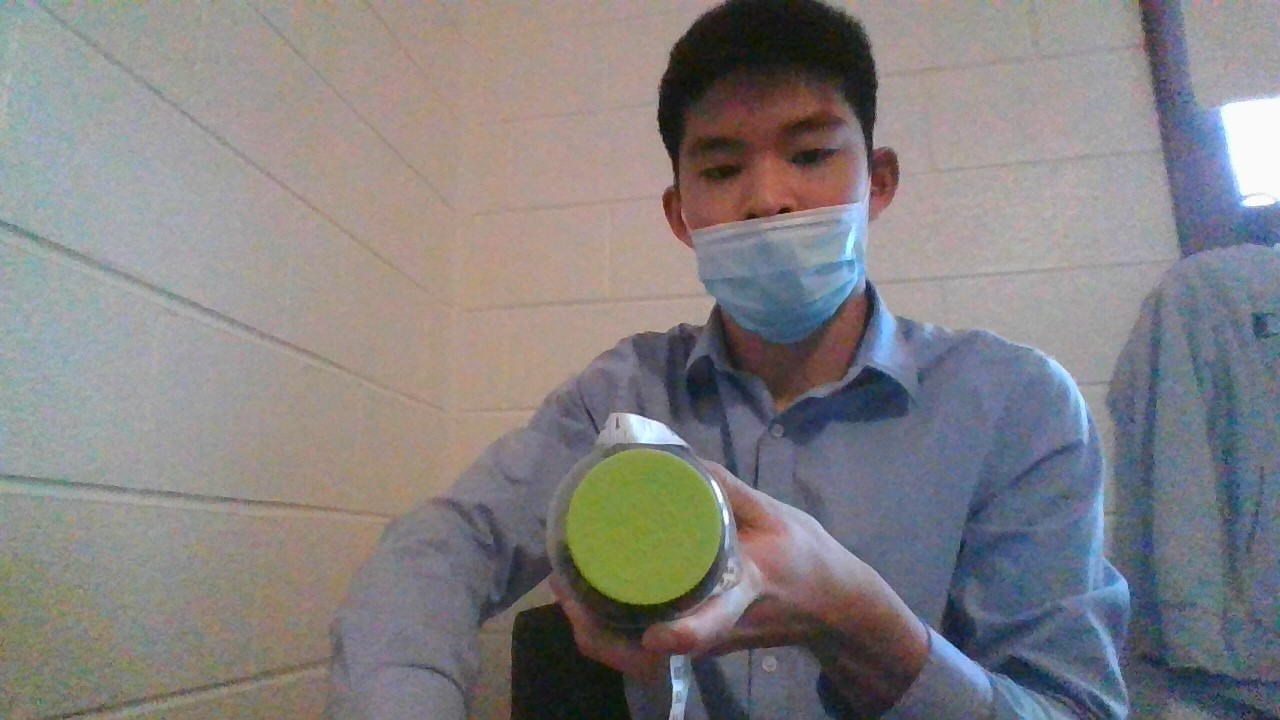
#> input picture image.jpg, 1280 x 720 px, given in place of the camera
$ python goalTracking.py   (older library calls are emulated)
#> lines starting #> are read from the running program, lines starting #| are printed output that depends on the picture; after the words box and inside, x2 and y2 are one past the last pixel; in counts of white or black regions, pixels touching at a corner belong together
from imutils.video import VideoStream
import cv2
import imutils
import numpy as np
vs = VideoStream(src=0).start()

while True:
    frame = vs.read()
#> frame is the input picture: shape (720, 1280, 3); mean B, G, R 130.1, 128.8, 132

    hsv = cv2.cvtColor(frame, cv2.COLOR_BGR2HSV)
#> hsv: shape (720, 1280, 3); mean H, S, V 71.1, 47.3, 143.4

    mask = cv2.inRange(hsv, (36, 25, 25), (70, 255,255))
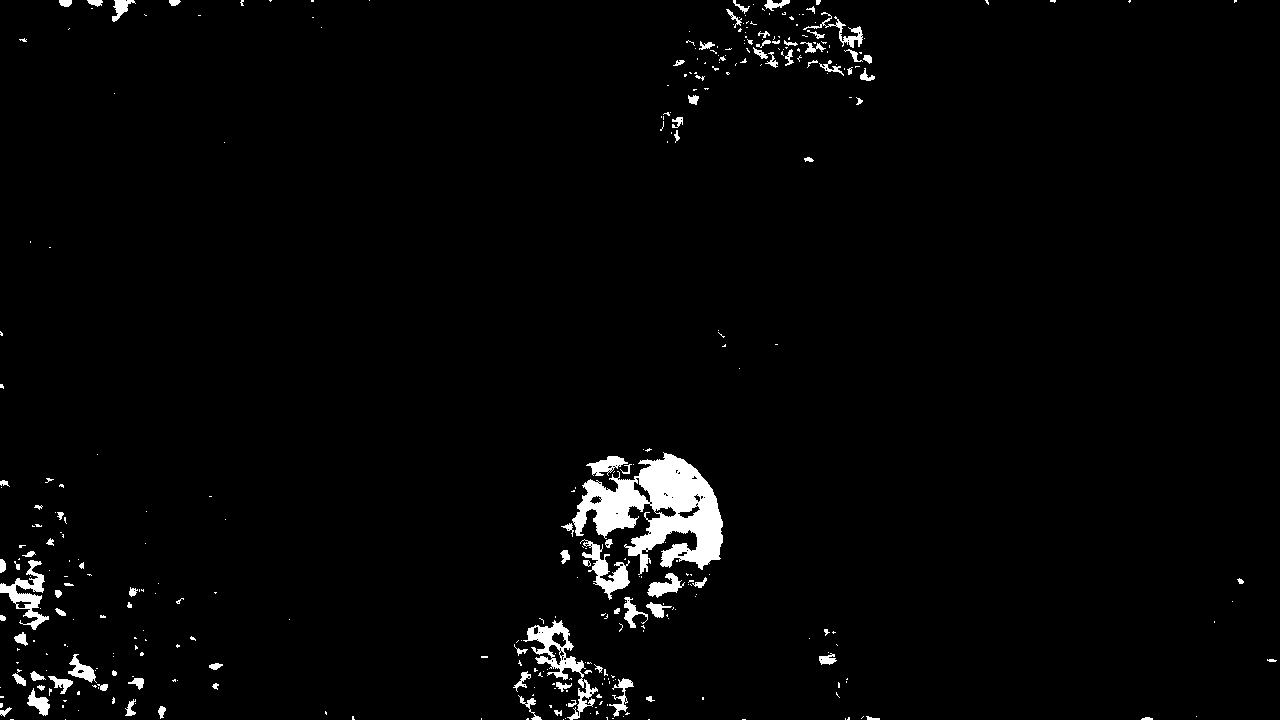
#> mask: shape (720, 1280); 2.3% white; 357 white regions (264 under 20 px), largest, box (x1, y1, x2, y2) and area: (572, 452, 723, 575) 9021, (523, 620, 598, 720) 1689, (0, 560, 49, 630) 1122
    mask = cv2.erode(mask, None, iterations=2)
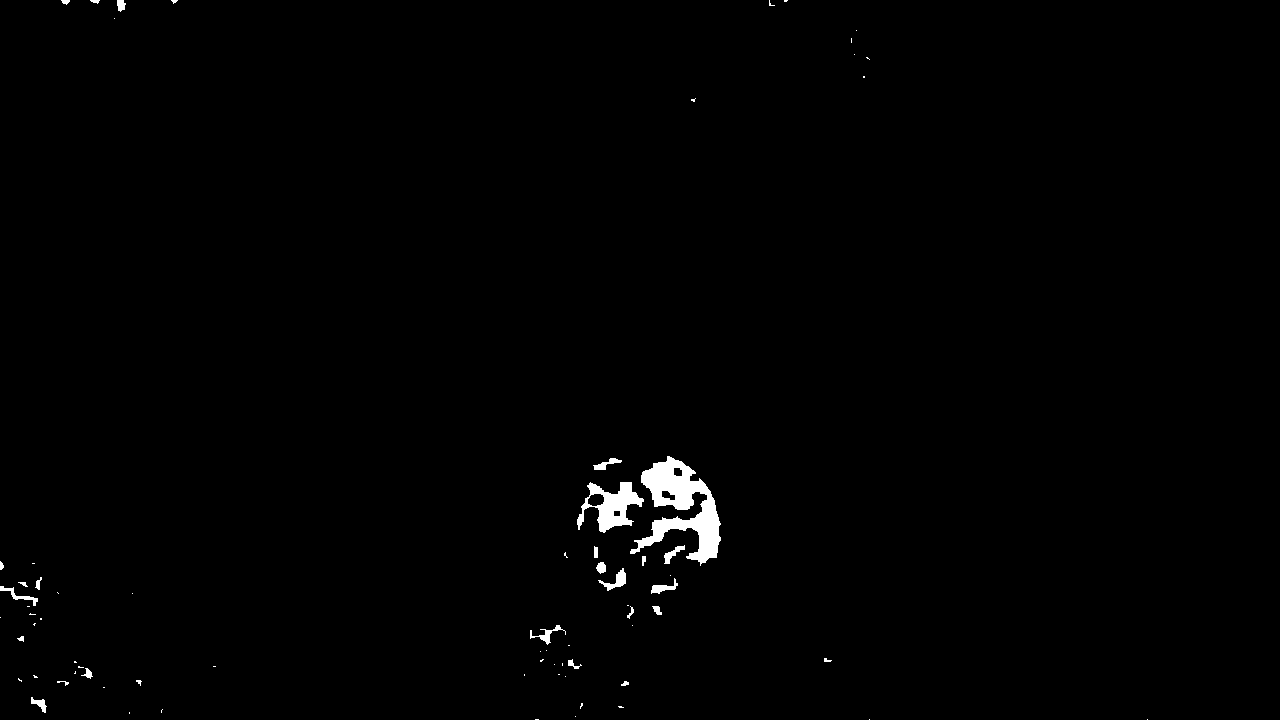
#> mask: shape (720, 1280); 0.84% white; 73 white regions (47 under 20 px), largest, box (x1, y1, x2, y2) and area: (630, 456, 721, 566) 4151, (577, 482, 644, 533) 1537, (598, 568, 626, 591) 226
    mask = cv2.dilate(mask, None, iterations=2)
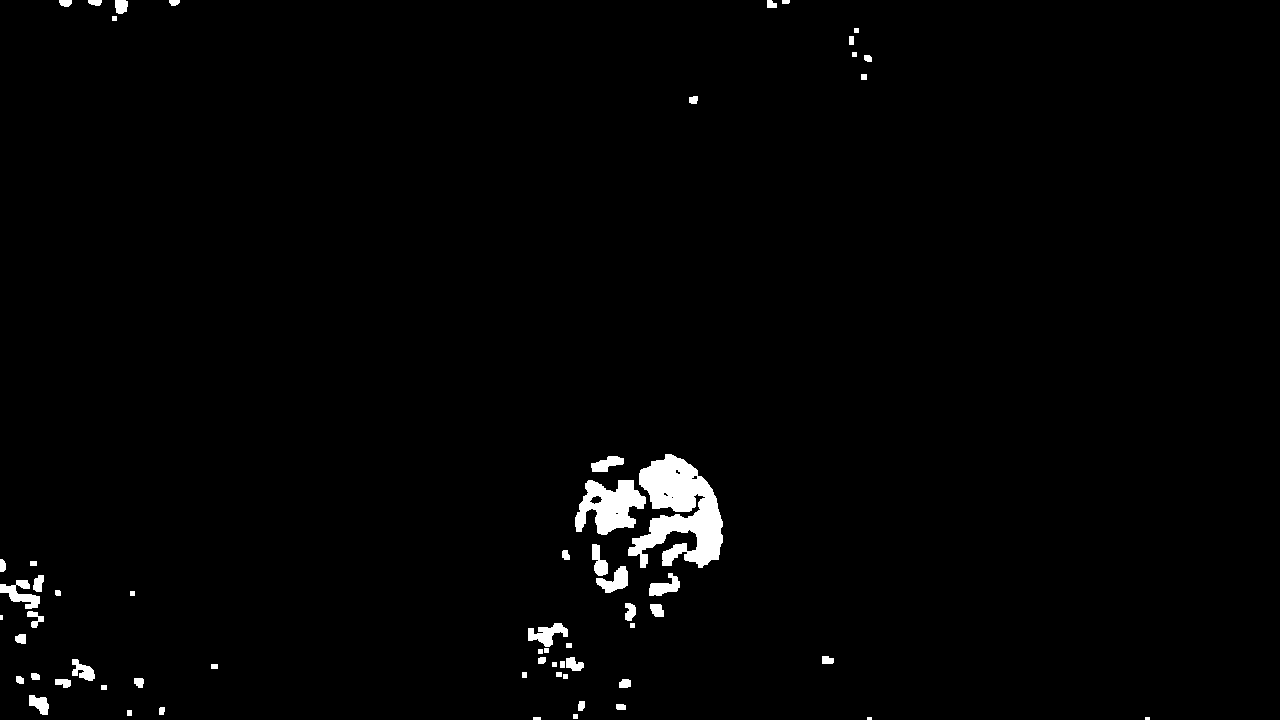
#> mask: shape (720, 1280); 1.6% white; 61 white regions (3 under 20 px)
    cnts = cv2.findContours(mask.copy(), cv2.RETR_EXTERNAL,cv2.CHAIN_APPROX_SIMPLE)
#> cnts = 61 contours, 14 with area under 20; largest, box (x1, y1, x2, y2) and area: (628, 454, 723, 568) 5826, (575, 480, 646, 535) 2278, (0, 580, 40, 609) 460, (528, 623, 568, 647) 430, (596, 566, 628, 593) 412
    cnts = imutils.grab_contours(cnts)

    if(len(cnts) > 0):
        c = max(cnts, key=cv2.contourArea)
#> c = contour of 286 points, box (x1, y1, x2, y2) (628, 454, 723, 568), area 5826
        marker=cv2.minAreaRect(c)
#> marker = ((675, 510.5), (113, 94), -90)
        box = cv2.cv.BoxPoints(marker) if imutils.is_cv2() else cv2.boxPoints(marker)
#> box = ((722, 567), (628, 567), (628, 454), (722, 454))
        box = np.int0(box)
#> box = [[722, 567], [628, 567], [628, 454], [722, 454]]
        cv2.drawContours(frame, [box], -1, (0, 255, 0), 2)
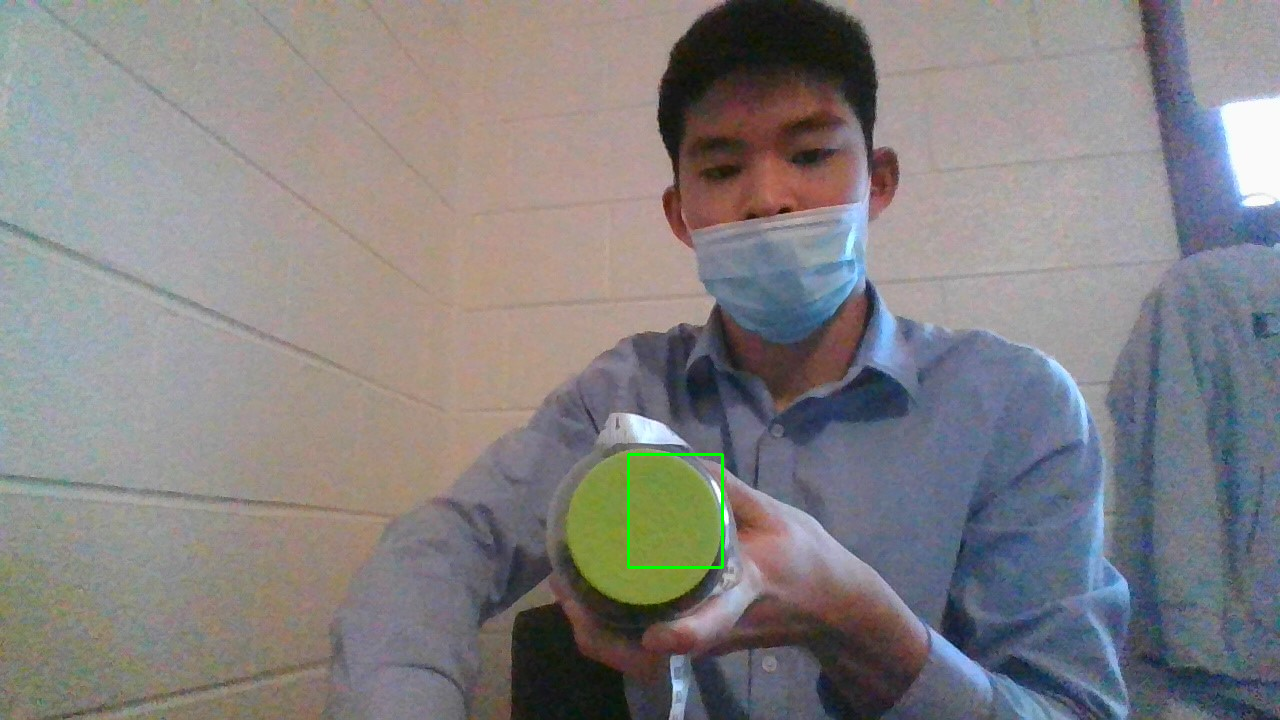
#> frame: shape (720, 1280, 3); 0.13% of pixels changed, all inside (x1, y1, x2, y2) = (627, 453, 724, 569)

    if(mask[240][320] > 0):
        print("green")

    cv2.imshow("Goal Tracking", frame)

    if(cv2.waitKey(1) & 0xFF == ord('q')):
#> (key q is pressed here)
        break

vs.stop()
cv2.destroyAllWindows()
